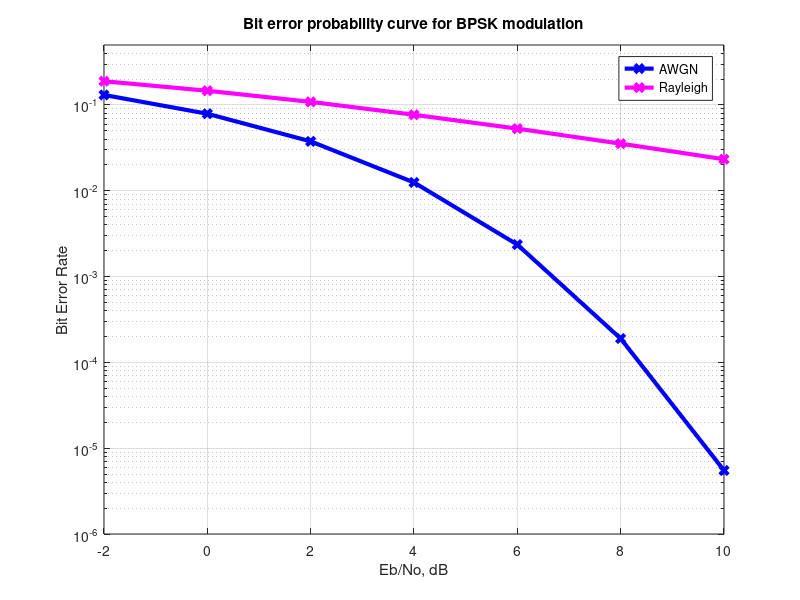

Here is the MATLAB script that generated this plot:
% %%%%%%%%%%%%%%%%%%%%%%%%%%%%%%%%%%%%%%%%%%%%%%%%%%%%%%%%%%
% Script for simulating binary phase shift keyed transmission and
% reception and compare the simulated and theoretical bit error
% probability
% Checked for proper operation with Octave Version 3.0.0
% Author	: Krishna
% Email		: krishna@dsplog.com
% Version	: 1.0
% Date		: 5 August 2007
% Adapted by Herve Boeglen for the Rayleigh channel 06/22
% %%%%%%%%%%%%%%%%%%%%%%%%%%%%%%%%%%%%%%%%%%%%%%%%%%%%%%%%%%


clear
N = 2*10^6; % number of bits or symbols
rand('state',100); % initializing the rand() function
randn('state',200); % initializing the randn() function

% Transmitter
ip = rand(1,N)>0.5; % generating 0,1 with equal probability
s = 2*ip-1; % BPSK modulation 0 -> -1; 1 -> 1 
n = 1/sqrt(2)*[randn(1,N) + j*randn(1,N)]; % white gaussian noise, 0dB variance 
Eb_N0_dB = [-2:2:10]; % multiple Eb/N0 values

for ii = 1:length(Eb_N0_dB)
   % Noise addition
   y = s + 10^(-Eb_N0_dB(ii)/20)*n; % additive white gaussian noise
   % receiver - hard decision decoding
   ipHat = real(y)>0;

   % counting the errors
   nErr(ii) = size(find([ip- ipHat]),2);

end

AWGNsimBer = nErr/N; % simulated ber

for ii = 1:length(Eb_N0_dB)
   % White Rayleigh process
   nr=(randn(1,N)+j*randn(1,N))*(1/sqrt(2));
   % Add noise
   y = s.*nr + 10^(-Eb_N0_dB(ii)/20)*n; % additive white gaussian noise
   y=y.*conj(nr);
   % receiver - hard decision decoding
   ipHat = real(y)>0;

   % counting the errors
   nErr(ii) = size(find([ip- ipHat]),2);

end

RayleighsimBer = nErr/N; % simulated ber
%theoryBer = 0.5*erfc(sqrt(10.^(Eb_N0_dB/10))); % theoretical ber

% plot
close all
f1=figure('position',[400 100 900 700]);
figure(f1)
semilogy(Eb_N0_dB,AWGNsimBer,'bx-','linewidth',3);
hold on
semilogy(Eb_N0_dB,RayleighsimBer,'mx-','linewidth',3);
axis([-2 10 10^-6 0.5])
grid on
legend('AWGN', 'Rayleigh');
xlabel('Eb/No, dB');
ylabel('Bit Error Rate');
title('Bit error probability curve for BPSK modulation');


